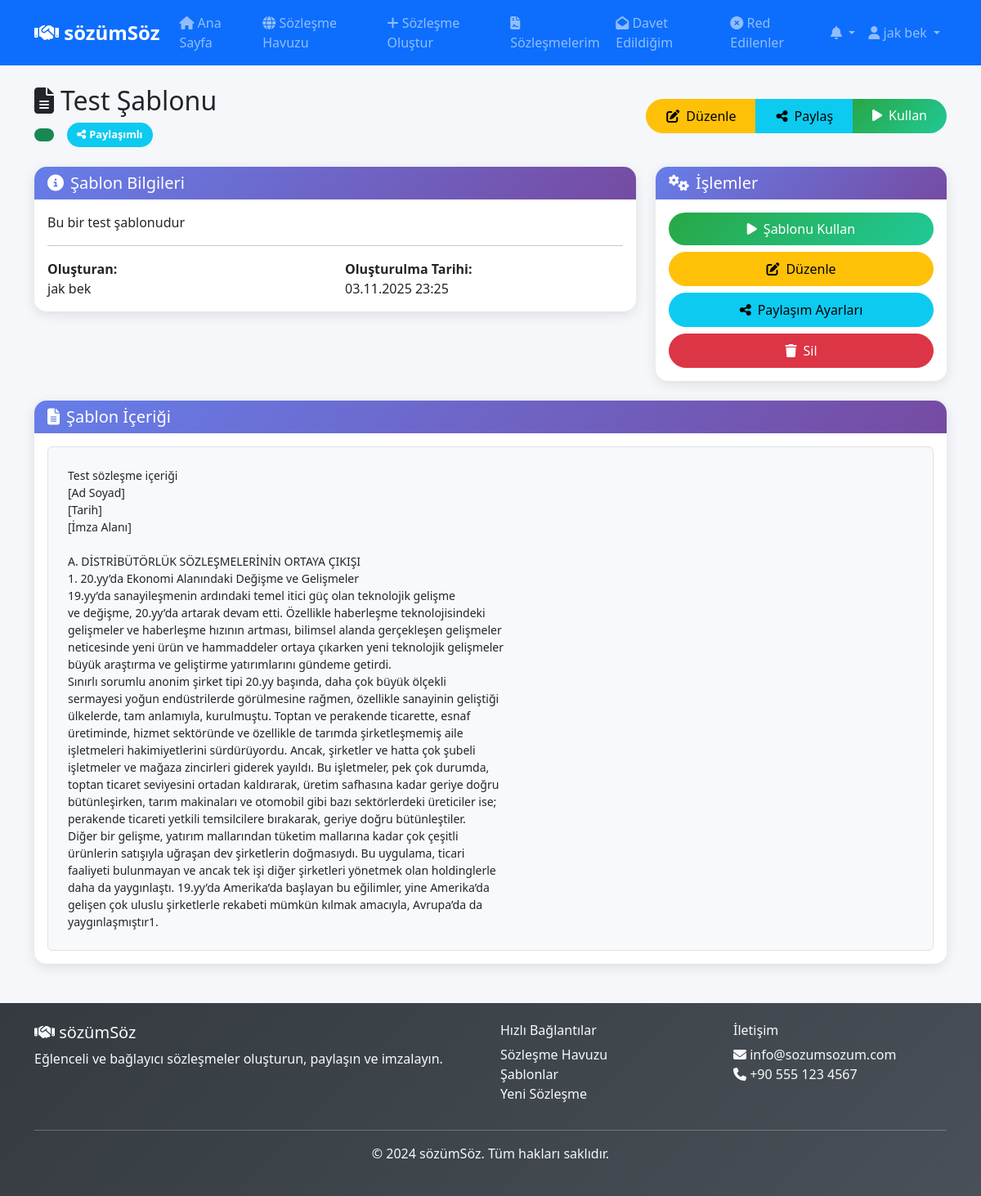
Page /template/22/ (signed in) on the committed database.
### contracts/models.py (models this page shows, shortened)
class ContractTemplate(models.Model):
    title = models.CharField(max_length=200, verbose_name="Şablon Başlığı")
    content = models.TextField(verbose_name="Şablon İçeriği")
    description = models.TextField(blank=True, null=True, verbose_name="Açıklama")
    creator = models.ForeignKey(User, on_delete=models.CASCADE, related_name='created_templates', verbose_name="Oluşturan", null=True, blank=True)
    category = models.CharField(max_length=100, blank=True, null=True, verbose_name="Kategori")
    tags = models.CharField(max_length=500, blank=True, null=True, verbose_name="Etiketler", help_text="Virgülle ayırın")
    is_active = models.BooleanField(default=True, verbose_name="Aktif")
    is_public = models.BooleanField(default=False, verbose_name="Herkese Açık")
    usage_count = models.PositiveIntegerField(default=0, verbose_name="Kullanım Sayısı")
    is_shareable = models.BooleanField(default=False, verbose_name="Paylaşılabilir")
    share_code = models.CharField(max_length=50, unique=True, null=True, blank=True, verbose_name="Paylaşım Kodu")
    share_expires_at = models.DateTimeField(null=True, blank=True, verbose_name="Paylaşım Bitiş Tarihi")
    created_at = models.DateTimeField(auto_now_add=True)
    updated_at = models.DateTimeField(auto_now=True)
    class Meta:
        verbose_name = "Sözleşme Şablonu"
        verbose_name_plural = "Sözleşme Şablonları"
        ordering = ['-created_at']

### contracts/views.py (the view)
# urls.py: path('template/<int:pk>/', views.template_detail, name='template_detail'),
@login_required
def template_detail(request, pk):
    template = get_object_or_404(ContractTemplate, pk=pk)
    if template.creator and template.creator != request.user:
        if not template.is_public and not template.is_shareable:
            messages.error(request, 'Bu şablona erişim yetkiniz yok.')
            return redirect('contracts:my_templates')
    context = {
        'template': template,
        'page_title': template.title
    }
    return render(request, 'contracts/template_detail.html', context)

### templates/contracts/template_detail.html (shortened to what this page needs)
{% extends 'base.html' %}
{% load static %}
{% block content %}
<div class="container mt-4">
    <div class="row">
        <div class="col-12">
            <div class="d-flex justify-content-between align-items-center mb-4">
                <div>
                    <h2><i class="fas fa-file-alt me-2"></i>{{ template.title }}</h2>
                    <div class="d-flex align-items-center gap-3">
                        <span class="badge bg-{% if template.template_type == 'company' %}primary{% elif template.template_type == 'relationship' %}danger{% else %}success{% endif %}">
                        </span>
                        <span class="badge bg-{% if template.visibility == 'private' %}secondary{% elif template.visibility == 'public' %}success{% else %}info{% endif %}">
                            {% if template.visibility == 'private' %}
                                <i class="fas fa-lock me-1"></i>Gizli
                            {% elif template.visibility == 'public' %}
                                <i class="fas fa-globe me-1"></i>Halka Açık
                            {% else %}
                                <i class="fas fa-share-alt me-1"></i>Paylaşımlı
                            {% endif %}
                        </span>
                    </div>
                </div>
                <div class="btn-group">
                    {% if not template.is_system_template and template.creator == user %}
                        <a href="{% url 'contracts:template_edit' template.pk %}" class="btn btn-warning">
                            <i class="fas fa-edit me-2"></i>Düzenle
                        </a>
                        <a href="{% url 'contracts:template_share' template.pk %}" class="btn btn-info">
                            <i class="fas fa-share-alt me-2"></i>Paylaş
                        </a>
                    {% endif %}
                    <a href="{% url 'contracts:template_use' template.pk %}" class="btn btn-success">
                        <i class="fas fa-play me-2"></i>Kullan
                    </a>
                </div>
            </div>
            <div class="row mb-4">
                <div class="col-md-8">
                    <div class="card">
                        <div class="card-header">
                            <h5 class="mb-0"><i class="fas fa-info-circle me-2"></i>Şablon Bilgileri</h5>
                        </div>
                        <div class="card-body">
                            <p class="card-text">{{ template.description }}</p>
                            <hr>
                            <div class="row">
                                <div class="col-md-6">
                                    <strong>Oluşturan:</strong><br>
                                    {% if template.creator %}
                                        {{ template.creator.get_full_name|default:template.creator.username }}
                                    {% else %}
                                        Sistem
                                    {% endif %}
                                </div>
                                <div class="col-md-6">
                                    <strong>Oluşturulma Tarihi:</strong><br>
                                    {{ template.created_at|date:"d.m.Y H:i" }}
                                </div>
                            </div>
                        </div>
                    </div>
                </div>
                <div class="col-md-4">
                    <div class="card">
                        <div class="card-header">
                            <h5 class="mb-0"><i class="fas fa-cogs me-2"></i>İşlemler</h5>
                        </div>
                        <div class="card-body">
                            <div class="d-grid gap-2">
                                <a href="{% url 'contracts:template_use' template.pk %}" class="btn btn-success">
                                    <i class="fas fa-play me-2"></i>Şablonu Kullan
                                </a>
                                {% if not template.is_system_template and template.creator == user %}
                                    <a href="{% url 'contracts:template_edit' template.pk %}" class="btn btn-warning">
                                        <i class="fas fa-edit me-2"></i>Düzenle
                                    </a>
                                    <a href="{% url 'contracts:template_share' template.pk %}" class="btn btn-info">
                                        <i class="fas fa-share-alt me-2"></i>Paylaşım Ayarları
                                    </a>
                                    <a href="{% url 'contracts:template_delete' template.pk %}" class="btn btn-danger">
                                        <i class="fas fa-trash me-2"></i>Sil
                                    </a>
                                {% endif %}
                            </div>
                        </div>
                    </div>
                </div>
            </div>
            <div class="card">
                <div class="card-header">
                    <h5 class="mb-0"><i class="fas fa-file-text me-2"></i>Şablon İçeriği</h5>
                </div>
                <div class="card-body">
                    <div class="template-content border rounded p-4 bg-light">
                        <pre class="mb-0" style="white-space: pre-wrap; font-family: inherit;">{{ template.content }}</pre>
                    </div>
                </div>
            </div>
        </div>
    </div>
</div>
{% endblock %}

### templates/base.html (shortened to what this page needs)
{% load static %}
<!DOCTYPE html>
<html lang="tr">
<head>
    <link href="https://cdn.jsdelivr.net/npm/bootstrap@5.3.0/dist/css/bootstrap.min.css" rel="stylesheet">
    <link rel="stylesheet" href="https://cdnjs.cloudflare.com/ajax/libs/font-awesome/6.4.0/css/all.min.css">
    <link rel="stylesheet" href="{% static 'css/style.css' %}">
</head>
    <body {% if user.is_authenticated %}data-user-authenticated="true"{% endif %}>
    <nav class="navbar navbar-expand-lg navbar-dark bg-primary">
        <div class="container">
            <a class="navbar-brand" href="{% url 'contracts:home' %}">
                <i class="fas fa-handshake"></i> sözümSöz
            </a>
            <div class="collapse navbar-collapse" id="navbarNav">
                <ul class="navbar-nav me-auto">
                    <li class="nav-item">
                        <a class="nav-link" href="{% url 'contracts:home' %}">
                            <i class="fas fa-home"></i> Ana Sayfa
                        </a>
                    </li>
                    <li class="nav-item">
                        <a class="nav-link" href="{% url 'contracts:contract_pool' %}">
                            <i class="fas fa-globe"></i> Sözleşme Havuzu
                        </a>
                    </li>
                    {% if user.is_authenticated %}
                        <li class="nav-item">
                            <a class="nav-link" href="{% url 'contracts:contract_create' %}">
                                <i class="fas fa-plus"></i> Sözleşme Oluştur
                            </a>
                        </li>
                        <li class="nav-item">
                            <a class="nav-link" href="{% url 'contracts:my_contracts' %}">
                                <i class="fas fa-file-contract"></i> Sözleşmelerim
                            </a>
                        </li>
                        <li class="nav-item">
                            <a class="nav-link" href="{% url 'contracts:invited_contracts' %}">
                                <i class="fas fa-envelope-open"></i> Davet Edildiğim
                            </a>
                        </li>
                        <li class="nav-item">
                            <a class="nav-link position-relative" href="{% url 'contracts:declined_contracts' %}">
                                <i class="fas fa-times-circle"></i> Red Edilenler
                            </a>
                        </li>
                    {% endif %}
                </ul>
                <ul class="navbar-nav">
                    {% if user.is_authenticated %}
                        <li class="nav-item dropdown">
                            <a class="nav-link dropdown-toggle position-relative" href="#" id="notificationDropdown" role="button" data-bs-toggle="dropdown">
                                <i class="fas fa-bell"></i>
                            </a>
                        </li>
                        <li class="nav-item dropdown">
                            <a class="nav-link dropdown-toggle" href="#" id="userDropdown" role="button" data-bs-toggle="dropdown">
                                <i class="fas fa-user"></i> {{ user.get_full_name|default:user.username }}
                            </a>
                        </li>
                    {% endif %}
                </ul>
            </div>
        </div>
    </nav>
    <main class="flex-grow-1">
        {% block content %}{% endblock %}
    </main>
    <footer class="bg-dark text-light py-4 mt-5">
        <div class="container">
            <div class="row">
                <div class="col-md-6">
                    <h5><i class="fas fa-handshake"></i> sözümSöz</h5>
                    <p>Eğlenceli ve bağlayıcı sözleşmeler oluşturun, paylaşın ve imzalayın.</p>
                </div>
                <div class="col-md-3">
                    <h6>Hızlı Bağlantılar</h6>
                    <ul class="list-unstyled">
                        <li><a href="{% url 'contracts:contract_pool' %}" class="text-light">Sözleşme Havuzu</a></li>
                        <li><a href="{% url 'contracts:contract_templates' %}" class="text-light">Şablonlar</a></li>
                        {% if user.is_authenticated %}
                            <li><a href="{% url 'contracts:contract_create' %}" class="text-light">Yeni Sözleşme</a></li>
                        {% endif %}
                    </ul>
                </div>
                <div class="col-md-3">
                    <h6>İletişim</h6>
                    <ul class="list-unstyled">
                        <li><i class="fas fa-envelope"></i> info@sozumsozum.com</li>
                        <li><i class="fas fa-phone"></i> +90 555 123 4567</li>
                    </ul>
                </div>
            </div>
            <hr>
            <div class="text-center">
                <p>&copy; 2024 sözümSöz. Tüm hakları saklıdır.</p>
            </div>
        </div>
    </footer>
</body>
</html>

### static/css/style.css (style rules this page uses)
:root { --primary-color: #667eea; --secondary-color: #764ba2; --success-color: #28a745; --warning-color: #ffc107; --danger-color: #dc3545; --info-color: #17a2b8; --light-color: #f8f9fa; --dark-color: #343a40; }
body { font-family: 'Segoe UI', Tahoma, Geneva, Verdana, sans-serif; background-color: #f5f7fa; }
.navbar-brand { font-weight: bold; font-size: 1.5rem; }
.card { border: none; border-radius: 15px; box-shadow: 0 4px 15px rgba(0, 0, 0, 0.1); transition: transform 0.3s ease, box-shadow 0.3s ease; }
.card-header { background: linear-gradient(135deg, var(--primary-color), var(--secondary-color)); color: white; border-radius: 15px 15px 0 0 !important; border: none; }
.btn { border-radius: 25px; padding: 0.5rem 1.5rem; font-weight: 500; transition: all 0.3s ease; }
.btn-success { background: linear-gradient(135deg, var(--success-color), #20c997); border: none; }
.badge { font-size: 0.8rem; padding: 0.5rem 0.75rem; border-radius: 20px; }
footer { background: linear-gradient(135deg, var(--dark-color), #495057); margin-top: auto; }
a { color: var(--primary-color); text-decoration: none; transition: color 0.3s ease; }

### rows in the picture
ContractTemplate: title "Test Şablonu", description "Bu bir test şablonudur", creator.get_full_name "jak bek", created_at "03.11.2025 23:25", content "Test sözleşme içeriği [Ad Soyad] [Tarih] [İmza Alanı] A. DİSTRİBÜTÖRLÜK SÖZLEŞMELERİNİN ORTAYA ÇIKIŞI 1. 20.yy’da Ekonomi Alanındaki Değişme ve Gelişmeler 19.yy’da sanayileşmenin ardındaki temel itici güç olan teknolojik gelişme ve değişme, 20.yy’da artarak devam etti. Özellikle haberleşme teknolojisindeki gelişmeler ve haberleşme hızının artması, bilimsel alanda gerçekleşen gelişmeler neticesinde yeni ürün ve hammaddeler ortaya çıkarken yeni teknolojik gelişmeler büyük araştırma ve geliştirme yatırımlarını gündeme getirdi. Sınırlı sorumlu anonim şirket tipi 20.yy başında, daha çok büyük ölçekli sermayesi yoğun endüstrilerde görülmesine rağmen, özellikle sanayinin geliştiği ülkelerde, tam…"

### other values in the picture
{{ user.get_full_name|default:user.username }} "jak bek"
